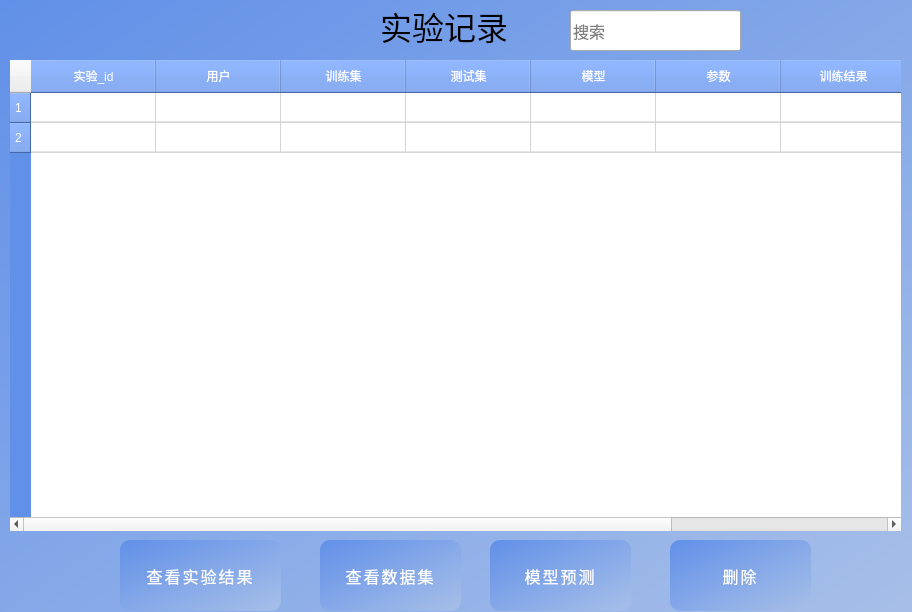
<?xml version="1.0" encoding="UTF-8"?>
<ui version="4.0">
 <class>record</class>
 <widget class="QWidget" name="record">
  <property name="geometry">
   <rect>
    <x>0</x>
    <y>0</y>
    <width>912</width>
    <height>612</height>
   </rect>
  </property>
  <property name="sizePolicy">
   <sizepolicy hsizetype="Fixed" vsizetype="Fixed">
    <horstretch>0</horstretch>
    <verstretch>0</verstretch>
   </sizepolicy>
  </property>
  <property name="minimumSize">
   <size>
    <width>912</width>
    <height>612</height>
   </size>
  </property>
  <property name="maximumSize">
   <size>
    <width>912</width>
    <height>612</height>
   </size>
  </property>
  <property name="font">
   <font>
    <pointsize>10</pointsize>
   </font>
  </property>
  <property name="windowTitle">
   <string>实验记录</string>
  </property>
  <property name="windowIcon">
   <iconset>
    <normaloff>../image/logo.png</normaloff>../image/logo.png</iconset>
  </property>
  <property name="styleSheet">
   <string>
        #record {
        background-color: qlineargradient(x1:0, y1:0, x2:1, y2:1, stop:0 #6190E8,stop:1 #A7BFE8);
        }
        QTableWidget {
        background-color: #FFFFFF;
        alternate-background-color: #F2F2F2;
        border: none;
        }
        QTableWidget::item {
        padding: 5px;
        background-color: #FFFFFF;
        color: #333333;
        border-bottom: 1px solid #E5E5E5;
        }
        QTableWidget::item:hover {
        background-color: #E6F2FF;
        }
        QTableWidget::item:selected {
        background-color: #4299FF;
        color: #FFFFFF;
        }
        QHeaderView {
        background-color: #6190E8;
        border: none;
        }
        QHeaderView::section {
        padding: 5px;
        background-color: #6190E8;
        color: #FFFFFF;
        border-bottom: 1px solid #4786D1;
        }
        QHeaderView::section:hover {
        background-color: #4786D1;
        }
        QHeaderView::section:checked {
        background-color: #4299FF;
        color: #FFFFFF;
        }
        QPushButton {
        background-color: qlineargradient(x1:0, y1:0, x2:1, y2:1, stop:0 #6190E8,stop:1 #A7BFE8);
        color: #FFFFFF;
        border: none;
        padding: 10px 20px;
        font-size: 16px;
        border-radius: 10px;
        text-transform: uppercase;
        letter-spacing: 2px;
        }
        QPushButton:hover {
        background-color: qlineargradient(x1:0, y1:0, x2:1, y2:1, stop:0 #A7BFE8,stop:1 #6190E8);
        }
        QPushButton:pressed {
        background-color: #366BA4;
        }
        QPushButton:disabled {
        background-color: #999999;
        color: #CCCCCC;
        }
        QPushButton:default {
        border: none;
        border-radius: 5px;
        background-color: #4299FF;
        color: #FFFFFF;
        padding: 10px 20px;
        font-size: 16px;
        text-transform: uppercase;
        letter-spacing: 2px;
        outline: none;
        }
        QPushButton:focus {
        outline: none;
        border: 2px solid #4299FF;
        }
      </string>
  </property>
  <widget class="QLabel" name="label_2">
   <property name="geometry">
    <rect>
     <x>380</x>
     <y>0</y>
     <width>141</width>
     <height>51</height>
    </rect>
   </property>
   <property name="font">
    <font>
     <family>楷体</family>
     <pointsize>24</pointsize>
    </font>
   </property>
   <property name="text">
    <string>实验记录</string>
   </property>
   <property name="alignment">
    <set>Qt::AlignLeading|Qt::AlignLeft|Qt::AlignVCenter</set>
   </property>
  </widget>
  <widget class="QTableWidget" name="table">
   <property name="geometry">
    <rect>
     <x>10</x>
     <y>60</y>
     <width>891</width>
     <height>471</height>
    </rect>
   </property>
   <property name="lineWidth">
    <number>1</number>
   </property>
   <property name="midLineWidth">
    <number>1</number>
   </property>
   <property name="verticalScrollBarPolicy">
    <enum>Qt::ScrollBarAsNeeded</enum>
   </property>
   <property name="horizontalScrollBarPolicy">
    <enum>Qt::ScrollBarAsNeeded</enum>
   </property>
   <property name="sizeAdjustPolicy">
    <enum>QAbstractScrollArea::AdjustIgnored</enum>
   </property>
   <property name="autoScroll">
    <bool>true</bool>
   </property>
   <property name="autoScrollMargin">
    <number>19</number>
   </property>
   <property name="editTriggers">
    <set>QAbstractItemView::NoEditTriggers</set>
   </property>
   <property name="selectionMode">
    <enum>QAbstractItemView::ExtendedSelection</enum>
   </property>
   <property name="selectionBehavior">
    <enum>QAbstractItemView::SelectRows</enum>
   </property>
   <property name="textElideMode">
    <enum>Qt::ElideRight</enum>
   </property>
   <property name="gridStyle">
    <enum>Qt::SolidLine</enum>
   </property>
   <property name="sortingEnabled">
    <bool>true</bool>
   </property>
   <property name="wordWrap">
    <bool>true</bool>
   </property>
   <property name="cornerButtonEnabled">
    <bool>true</bool>
   </property>
   <attribute name="horizontalHeaderDefaultSectionSize">
    <number>125</number>
   </attribute>
   <row/>
   <row/>
   <column>
    <property name="text">
     <string>实验_id</string>
    </property>
   </column>
   <column>
    <property name="text">
     <string>用户</string>
    </property>
   </column>
   <column>
    <property name="text">
     <string>训练集</string>
    </property>
   </column>
   <column>
    <property name="text">
     <string>测试集</string>
    </property>
   </column>
   <column>
    <property name="text">
     <string>模型</string>
    </property>
   </column>
   <column>
    <property name="text">
     <string>参数</string>
    </property>
   </column>
   <column>
    <property name="text">
     <string>训练结果</string>
    </property>
   </column>
   <column>
    <property name="text">
     <string>实验时间</string>
    </property>
   </column>
   <item row="0" column="0">
    <property name="text">
     <string/>
    </property>
   </item>
   <item row="0" column="1">
    <property name="text">
     <string/>
    </property>
   </item>
  </widget>
  <widget class="QPushButton" name="remove">
   <property name="geometry">
    <rect>
     <x>670</x>
     <y>540</y>
     <width>141</width>
     <height>71</height>
    </rect>
   </property>
   <property name="text">
    <string>删除</string>
   </property>
  </widget>
  <widget class="QPushButton" name="data">
   <property name="geometry">
    <rect>
     <x>320</x>
     <y>540</y>
     <width>141</width>
     <height>71</height>
    </rect>
   </property>
   <property name="text">
    <string>查看数据集</string>
   </property>
  </widget>
  <widget class="QPushButton" name="results">
   <property name="geometry">
    <rect>
     <x>120</x>
     <y>540</y>
     <width>161</width>
     <height>71</height>
    </rect>
   </property>
   <property name="text">
    <string>查看实验结果</string>
   </property>
  </widget>
  <widget class="QLineEdit" name="search_user">
   <property name="geometry">
    <rect>
     <x>570</x>
     <y>10</y>
     <width>171</width>
     <height>41</height>
    </rect>
   </property>
   <property name="font">
    <font>
     <pointsize>12</pointsize>
    </font>
   </property>
   <property name="placeholderText">
    <string>搜索</string>
   </property>
   <property name="cursorMoveStyle">
    <enum>Qt::LogicalMoveStyle</enum>
   </property>
  </widget>
  <widget class="QPushButton" name="search">
   <property name="geometry">
    <rect>
     <x>690</x>
     <y>20</y>
     <width>75</width>
     <height>24</height>
    </rect>
   </property>
   <property name="styleSheet">
    <string notr="true">background-color: transparent;</string>
   </property>
   <property name="text">
    <string/>
   </property>
   <property name="icon">
    <iconset>
     <normaloff>../image/search.png</normaloff>../image/search.png</iconset>
   </property>
  </widget>
  <widget class="QPushButton" name="predict">
   <property name="geometry">
    <rect>
     <x>490</x>
     <y>540</y>
     <width>141</width>
     <height>71</height>
    </rect>
   </property>
   <property name="text">
    <string>模型预测</string>
   </property>
  </widget>
 </widget>
 <resources/>
 <connections/>
</ui>
